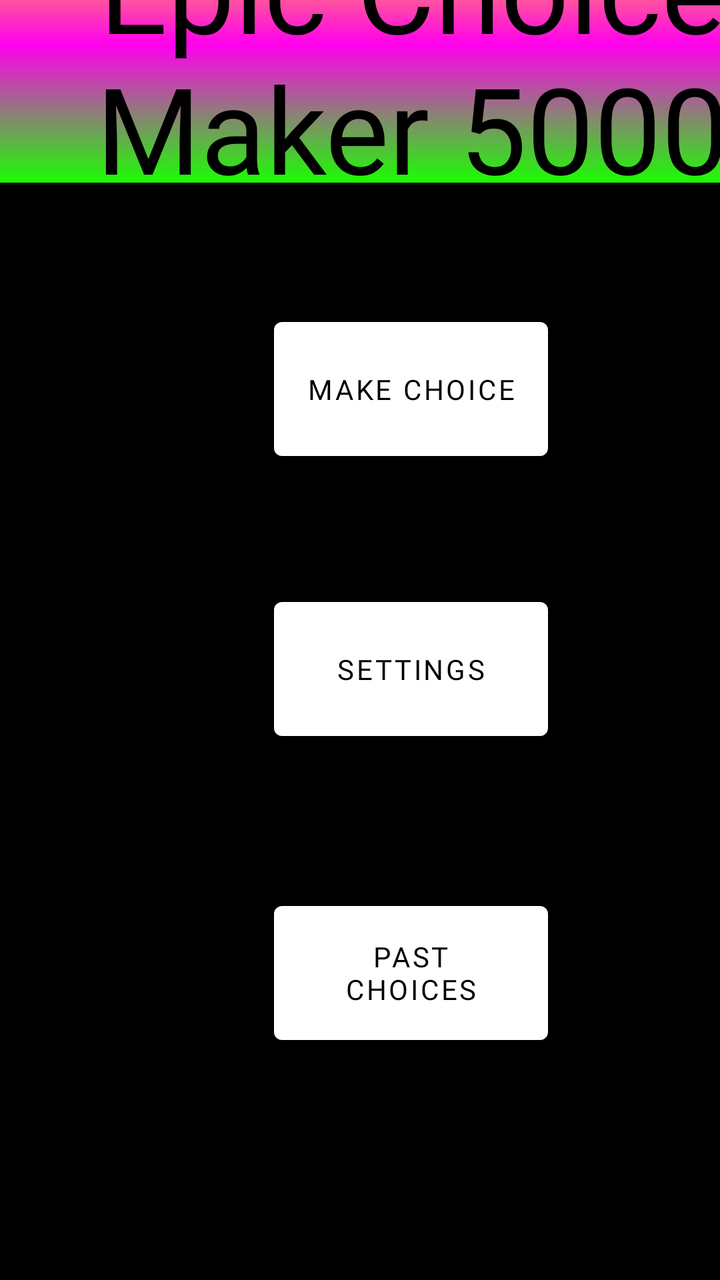
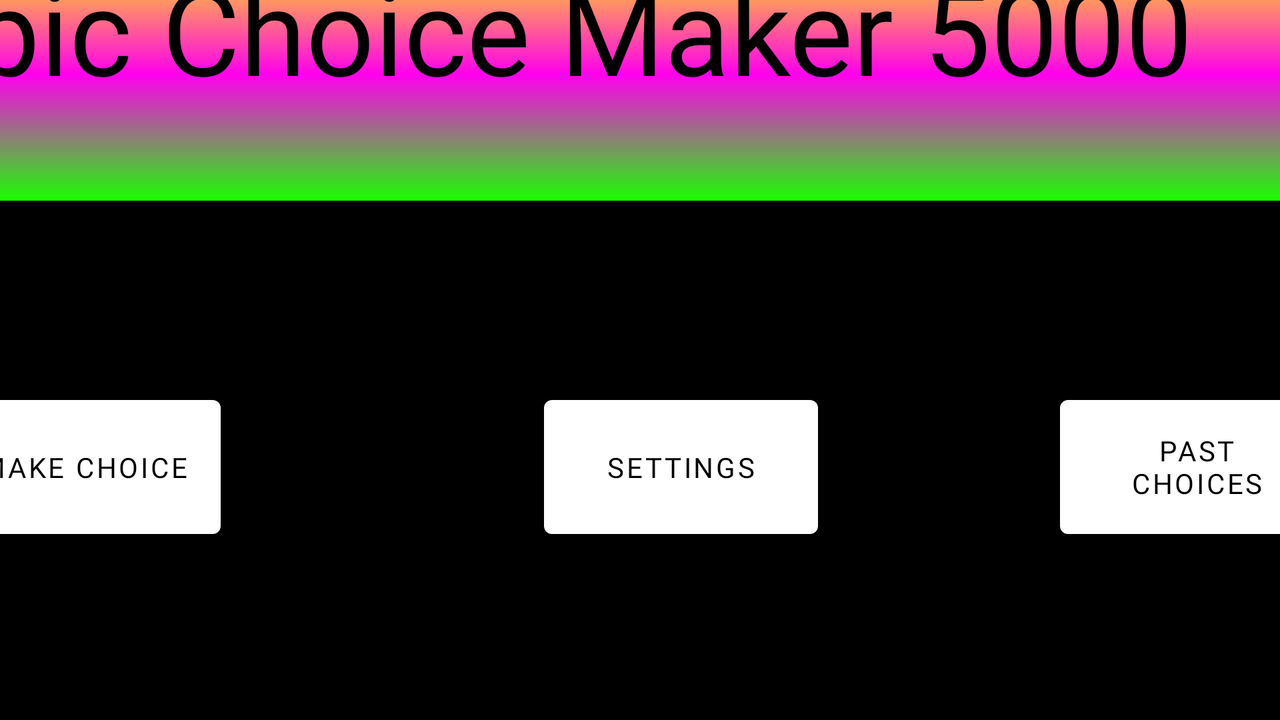

Two renders of one Android screen. The first uses the default layout on a phone; the second uses the alternative layout the repository ships for a different screen configuration, on a matching device. The two XML files are below.
<!-- AndroidManifest.xml: application theme Theme.EpicChoiceMaker -->
<!-- res/layout/activity_main.xml -->
<?xml version="1.0" encoding="utf-8"?>
<androidx.constraintlayout.widget.ConstraintLayout xmlns:android="http://schemas.android.com/apk/res/android"
    xmlns:app="http://schemas.android.com/apk/res-auto"
    xmlns:tools="http://schemas.android.com/tools"
    android:layout_width="match_parent"
    android:layout_height="match_parent"
    android:background="#000000"
    tools:context=".MainActivity" >

    <TextView
        android:id="@+id/TitleCard"
        android:layout_width="412dp"
        android:layout_height="138dp"
        android:layout_marginBottom="596dp"
        android:background="@drawable/gradients"
        android:fontFamily="@font/comic_neue"
        android:text="@string/AppIntroCard"
        android:textAlignment="center"
        android:textColor="#000000"
        android:textSize="60sp"
        app:layout_constraintBottom_toBottomOf="parent"
        app:layout_constraintEnd_toEndOf="parent"
        app:layout_constraintHorizontal_bias="0.0"
        app:layout_constraintStart_toStartOf="parent"
        app:layout_constraintTop_toTopOf="parent" />

    <Button
        android:id="@+id/ChoiceMake"
        android:layout_width="137dp"
        android:layout_height="79dp"
        android:layout_marginStart="137dp"
        android:layout_marginTop="64dp"
        android:layout_marginEnd="137dp"
        android:fontFamily="@font/comic_neue"
        android:onClick="ChoiceThingPress"
        android:text="@string/MakeChoice"
        app:layout_constraintEnd_toEndOf="parent"
        app:layout_constraintHorizontal_bias="0.0"
        app:layout_constraintStart_toStartOf="parent"
        app:layout_constraintTop_toBottomOf="@+id/TitleCard" />

    <Button
        android:id="@+id/settingBut"
        android:layout_width="137dp"
        android:layout_height="79dp"
        android:layout_marginStart="137dp"
        android:layout_marginTop="61dp"
        android:layout_marginEnd="137dp"
        android:fontFamily="@font/comic_neue"
        android:onClick="SettingsPress"
        android:text="@string/Settings"
        app:layout_constraintEnd_toEndOf="parent"
        app:layout_constraintHorizontal_bias="0.0"
        app:layout_constraintStart_toStartOf="parent"
        app:layout_constraintTop_toBottomOf="@+id/ChoiceMake" />

    <Button
        android:id="@+id/PastChoice"
        android:layout_width="137dp"
        android:layout_height="79dp"
        android:layout_marginStart="137dp"
        android:layout_marginTop="73dp"
        android:layout_marginEnd="137dp"
        android:fontFamily="@font/comic_neue"
        android:onClick="PastChoicesButton"
        android:text="@string/PastChoices"
        app:layout_constraintEnd_toEndOf="parent"
        app:layout_constraintHorizontal_bias="0.0"
        app:layout_constraintStart_toStartOf="parent"
        app:layout_constraintTop_toBottomOf="@+id/settingBut" />

</androidx.constraintlayout.widget.ConstraintLayout>
<!-- resources referenced by this layout -->
<resources>
  <!-- drawable gradients (drawable) -->
  <?xml version="1.0" encoding="utf-8"?>
  <shape xmlns:android="http://schemas.android.com/apk/res/android">
      <gradient
          android:type="linear"
          android:startColor="#FFFF00"
          android:centerColor="#FF00ED"
          android:endColor="#1AFF00"
          android:angle="270"
          />
  </shape>
  <string name="AppIntroCard">Epic Choice Maker 5000</string>
  <string name="MakeChoice">
          MAKE CHOICE
      </string>
  <string name="PastChoices">
          Past Choices
      </string>
  <string name="Settings">
          SEttiNGS
      </string>
  <style name="Theme.EpicChoiceMaker" parent="Theme.MaterialComponents.DayNight.DarkActionBar">
          
          <item name="colorPrimary">@color/white</item>
          <item name="colorPrimaryVariant">@color/white</item>
          <item name="colorOnPrimary">@color/black</item>
          
          <item name="colorSecondary">@color/teal_200</item>
          <item name="colorSecondaryVariant">@color/teal_700</item>
          <item name="colorOnSecondary">@color/black</item>
          
          <item name="android:statusBarColor" tools:targetApi="l">?attr/colorPrimaryVariant</item>
          
      </style>
</resources>
<!-- res/layout-land/activity_main.xml (the repository's variant of the layout above) -->
<!-- drawn on the phone turned sideways -->
<?xml version="1.0" encoding="utf-8"?>
<androidx.constraintlayout.widget.ConstraintLayout xmlns:android="http://schemas.android.com/apk/res/android"
    xmlns:app="http://schemas.android.com/apk/res-auto"
    xmlns:tools="http://schemas.android.com/tools"
    android:layout_width="match_parent"
    android:layout_height="match_parent"
    android:background="#000000"
    tools:context=".MainActivity" >

    <TextView
        android:id="@+id/TitleCard"
        android:layout_width="732dp"
        android:layout_height="126dp"
        android:layout_marginBottom="120dp"
        android:background="@drawable/gradients"
        android:fontFamily="@font/comic_neue"
        android:text="@string/AppIntroCard"
        android:textAlignment="center"
        android:textColor="#000000"
        android:textSize="60sp"
        app:layout_constraintBottom_toTopOf="@+id/settingBut"
        app:layout_constraintEnd_toEndOf="parent"
        app:layout_constraintHorizontal_bias="1.0"
        app:layout_constraintStart_toStartOf="parent"
        app:layout_constraintTop_toTopOf="parent" />

    <Button
        android:id="@+id/settingBut"
        android:layout_width="137dp"
        android:layout_height="79dp"
        android:layout_marginStart="81dp"
        android:layout_marginEnd="81dp"
        android:layout_marginBottom="87dp"
        android:fontFamily="@font/comic_neue"
        android:onClick="SettingsPress"
        android:text="@string/Settings"
        app:layout_constraintBottom_toBottomOf="parent"
        app:layout_constraintEnd_toStartOf="@+id/PastChoice"
        app:layout_constraintStart_toEndOf="@+id/ChoiceMake" />

    <Button
        android:id="@+id/ChoiceMake"
        android:layout_width="137dp"
        android:layout_height="79dp"
        android:layout_marginStart="79dp"
        android:layout_marginEnd="81dp"
        android:layout_marginBottom="87dp"
        android:fontFamily="@font/comic_neue"
        android:onClick="ChoiceThingPress"
        android:text="@string/MakeChoice"
        app:layout_constraintBottom_toBottomOf="parent"
        app:layout_constraintEnd_toStartOf="@+id/settingBut"
        app:layout_constraintStart_toStartOf="parent" />

    <Button
        android:id="@+id/PastChoice"
        android:layout_width="137dp"
        android:layout_height="79dp"
        android:layout_marginStart="40dp"
        android:layout_marginEnd="79dp"
        android:layout_marginBottom="87dp"
        android:fontFamily="@font/comic_neue"
        android:onClick="PastChoicesButton"
        android:text="@string/PastChoices"
        app:layout_constraintBottom_toBottomOf="parent"
        app:layout_constraintEnd_toEndOf="parent"
        app:layout_constraintStart_toEndOf="@+id/settingBut" />

</androidx.constraintlayout.widget.ConstraintLayout>
